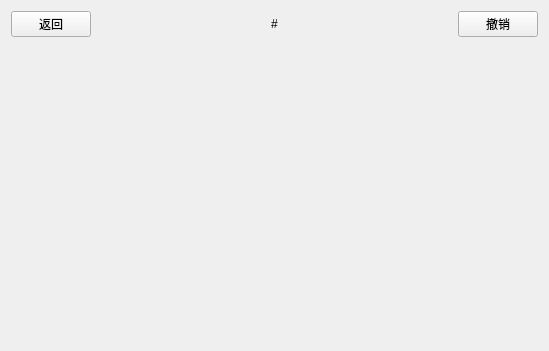
<?xml version="1.0" encoding="UTF-8"?>
<ui version="4.0">
 <class>MasterViw</class>
 <widget class="QWidget" name="MasterViw">
  <property name="geometry">
   <rect>
    <x>0</x>
    <y>0</y>
    <width>549</width>
    <height>351</height>
   </rect>
  </property>
  <property name="windowTitle">
   <string>MasterViw</string>
  </property>
  <layout class="QVBoxLayout" name="verticalLayout">
   <item>
    <layout class="QHBoxLayout" name="horizontalLayout">
     <item>
      <widget class="QPushButton" name="btBack">
       <property name="text">
        <string>返回</string>
       </property>
      </widget>
     </item>
     <item>
      <spacer name="horizontalSpacer">
       <property name="orientation">
        <enum>Qt::Orientation::Horizontal</enum>
       </property>
       <property name="sizeHint" stdset="0">
        <size>
         <width>40</width>
         <height>20</height>
        </size>
       </property>
      </spacer>
     </item>
     <item>
      <widget class="QLabel" name="labelTitle">
       <property name="text">
        <string>#</string>
       </property>
      </widget>
     </item>
     <item>
      <spacer name="horizontalSpacer_2">
       <property name="orientation">
        <enum>Qt::Orientation::Horizontal</enum>
       </property>
       <property name="sizeHint" stdset="0">
        <size>
         <width>40</width>
         <height>20</height>
        </size>
       </property>
      </spacer>
     </item>
     <item>
      <widget class="QPushButton" name="btLogout">
       <property name="text">
        <string>撤销</string>
       </property>
      </widget>
     </item>
    </layout>
   </item>
   <item>
    <widget class="QStackedWidget" name="stackedWidget"/>
   </item>
  </layout>
 </widget>
 <resources/>
 <connections/>
</ui>
